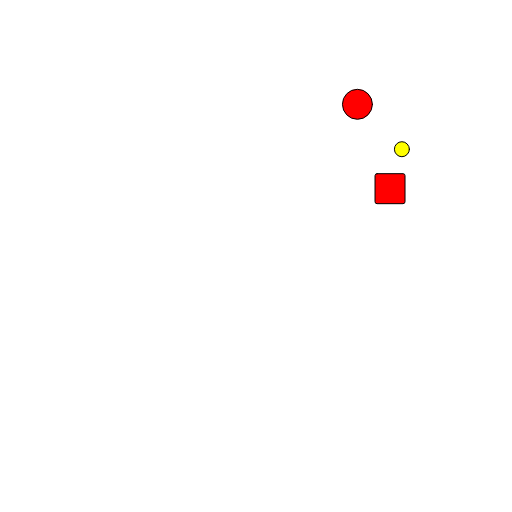
Frame 1 (no input)
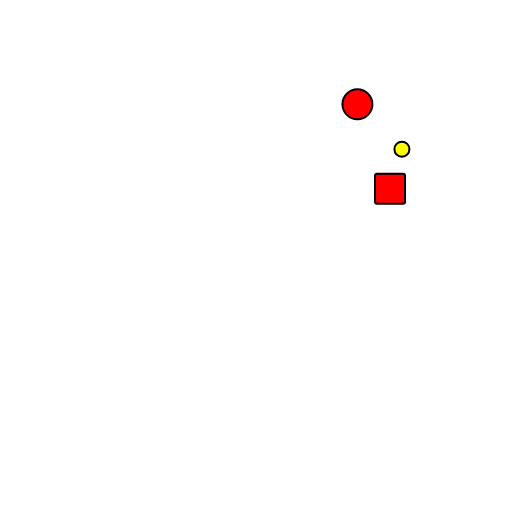
Frame 60 (no input)
Frame 120 (the mouse pressed at the canvas centre since frame 60): identical to frame 60, image omitted

The p5.js sketch that drew these frames (run headless with seeded random() and noise() and a simulated clock; from frame 60 on, the mouse is pressed at the canvas centre):

// p5.js sketch
// ── sketch.js
let CircleX
let CircleY
let SquareX
let SquareY
let OstX
let OstY
let d = 30;
let speed = 5;
let SP =  0;
let CP = 0;
let caught = false
function setup() {
  createCanvas(512, 512);
  CircleX = random(1,500);
  CircleY = random(1,500);
  SquareX = random(1,500);
  SquareY = random(1,500);
  OstX = random(1,500);
  OstY = random(1,500);
  
}

function draw() {
  frameRate(30);
  let DisC = dist(CircleX,CircleY,OstX,OstY);
  let DisS = dist(SquareX,SquareY,OstX,OstY);

if(DisC<d+2/d){CP+=1,caught=true};
if(DisS<d+2/d){SP+=1,caught=true};

  if (keyIsDown(LEFT_ARROW)) {
    CircleX -= speed;
  }

  if (keyIsDown(RIGHT_ARROW)) {
    CircleX += speed;
  }

  if (keyIsDown(UP_ARROW)) {
    CircleY -= speed;
  }

  if (keyIsDown(DOWN_ARROW)) {
    CircleY += speed;
  }


 if (keyIsPressed) {  
    if ((key == 'w') || (key == 'W')) { (SquareY -= speed); } 
    if ((key == 's') || (key == 'S')) { (SquareY += speed); } 
    if ((key == 'a') || (key == 'A')) { (SquareX -= speed); } 
    if ((key == 'd') || (key == 'D')) { (SquareX += speed); } 
    if (keyIsDown('w')) {(SquareY -= speed); }  

  } 
  clear();
  fill(255, 255, 0);

  ellipse(OstX,OstY,d/2,d/2,);
  fill(255, 0, 0);

  rect(SquareX, SquareY, d, d,2);
  ellipse(CircleX, CircleY, d, d);
  strokeWeight(2)

  d=30
  console.log(DisS)
  console.log(CP,SP)
}
